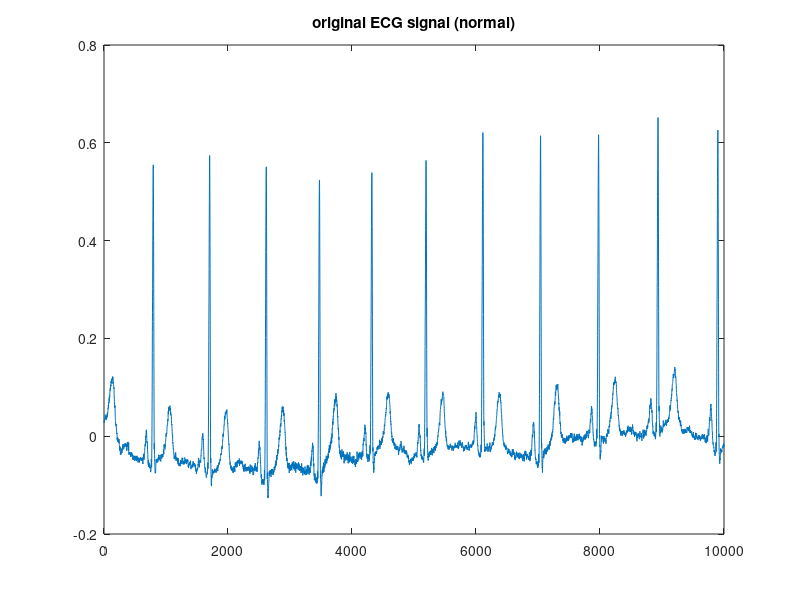

MATLAB code to generate this figure: (Note: this script raises an error after producing the figure.)

clear all 
fs=1000;
x=load('s0306lrem.mat');
y=x.val/2000;
y=y';


plot(y(1:10*fs)); %plot first 10 second data
title('original ECG signal (normal)');
keyboard 
fprintf('\n Select anchor points of an ECG heartbeat (using mouse left click)');
    [xd,yd] = ginput; % choose an undetermined number of points
    xd = round(xd*ECG.fs); % round towards integer sample indices
    
    %Before P
    x_bp = linspace(xd(1), xd(2), 50);
    y_bp = interp1(xd(1:2), yd(1:2),  x_bp);
    
    
    %For P
    x_p = linspace(xd(2), xd(5), 50);
    y_p = interp1(xd(2:5), yd(2:5),  x_p, 'spline');
    
    %For PQ
    x_pr = linspace(xd(5), xd(6), 50);
    y_pr = interp1(xd(5:6), yd(5:6),  x_pr);
    
    %For Q
    x_q = linspace(xd(6), xd(9), 50);
    y_q = interp1(xd(6:9), yd(6:9),  x_q, 'pchip');
    
    %For R
    x_r = linspace(xd(9), xd(11), 50);
    y_r = interp1(xd(9:11), yd(9:11),  x_r, 'pchip');
    
    %For S
    x_s = linspace(xd(11), xd(13), 50);
    y_s = interp1(xd(11:13), yd(11:13),  x_s, 'pchip');
    
    %For ST
    x_st = linspace(xd(13), xd(15), 50);
    y_st = interp1(xd(13:15), yd(13:15),  x_st);
    
    %For T
    x_t = linspace(xd(15), xd(19), 50);
    y_t = interp1(xd(15:19), yd(15:19),  x_t, 'spline');
    
    %save horiz
    concated = cat(2,y_bp, y_p, y_pr, y_q, y_r, y_s,y_st, y_t);
    
%save('myheartbeat.mat','xd', 'yd', 'concated');

figure()
plot(concated)
axis('tight');
xlabel('Time in seconds');
ylabel('Normalized Amplitude');
title('My heartbeat in this ECG');